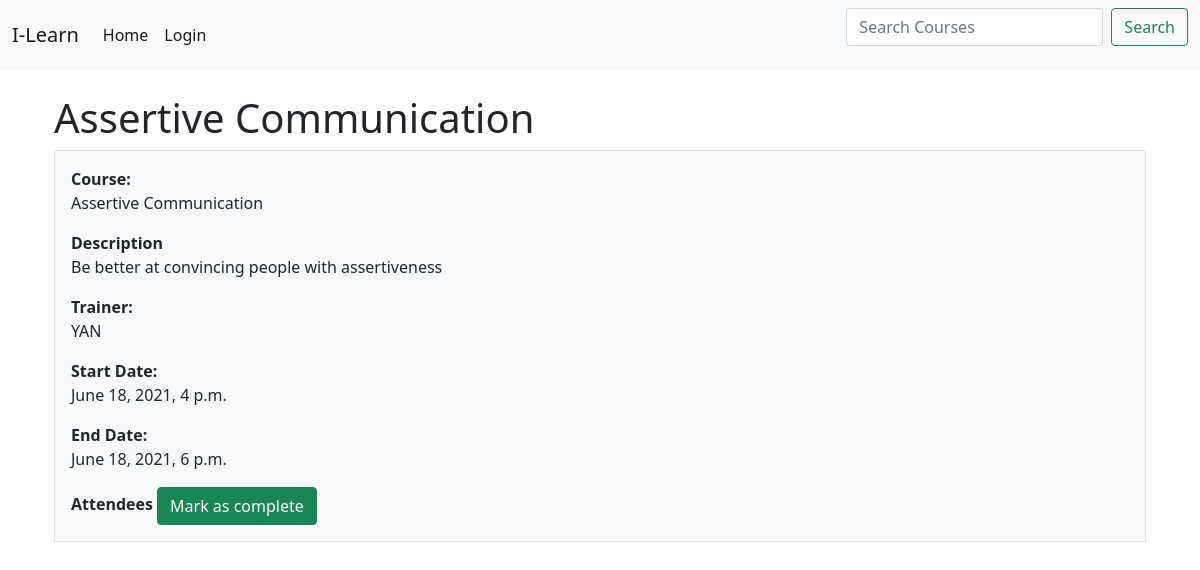
/view/course/5/, run on an earlier commit of the app's database.
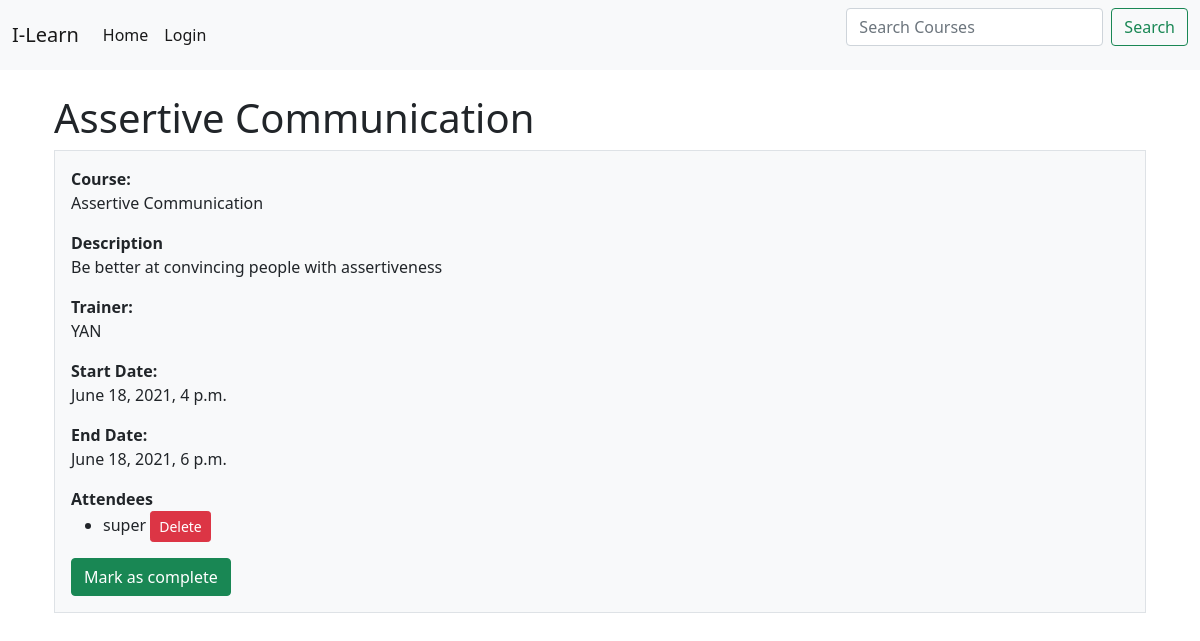
And on a later commit of the database.
### booking/models.py (models this page shows, shortened)
class Course(models.Model):
    staff=(
        ('CAL', 'CALUM'),
        ('YAN', 'YANNA'),
        ('HAN', 'HANNA'),
        ('EXT', 'EXTERNAL'),
    )
    courseNumber = models.IntegerField()
    courseName = models.CharField(max_length=200)
    courseDesc = models.CharField(max_length=500)
    host = models.CharField(max_length=3, choices=staff)
    min_participants = models.IntegerField()
    max_participants = models.IntegerField()
    start_date = models.DateTimeField()
    end_date = models.DateTimeField()
    program = models.ForeignKey(Programs, on_delete=models.CASCADE, default=4)
    image=models.ImageField(default='course.jpg',upload_to='course_photos') #Setting the users profile pic
    course_completed = models.BooleanField(blank=True)

class attendees(models.Model):
    departments = [
        ('UI', 'UX & UI'),
        ('IT', 'IT & Support'),
        ('RI', 'Research & Innovation'),
        ('MD', 'Mobile Development'),
        ('WD', 'Web Development'),
        ('CS', 'Cyber Security'),
        ('HR', 'Human Resources'),
        ('FN', 'Finance'),
        ('SA', 'Sales'),
        ('MA', 'Marketing'),
    ]
    courseNeededBy = [
        ('W1M', 'Within 1 Month'),
        ('1-3', '1-3 Months'),
        ('3-6', '3-6 Months'),
        ('6+M', '6+ Months'),
    ]
    user = models.ForeignKey(settings.AUTH_USER_MODEL, on_delete=models.CASCADE, related_name='user')
    manager = models.ForeignKey(settings.AUTH_USER_MODEL, limit_choices_to={'is_staff':True}, on_delete=models.CASCADE, related_name='AttendManager', blank=True)
    role = models.CharField(max_length=100)
    department = models.CharField(max_length=2, choices=departments)
    course = models.ForeignKey(Course, on_delete=models.CASCADE)
    course_due = models.CharField(max_length=3, choices=courseNeededBy)
    your_development = models.CharField(max_length=3000)
    approved = models.BooleanField(default=False, blank=True)

### booking/views.py (the view)
# urls.py: path('view/course/<int:pk>/', viewCourse.as_view(), name='viewCourse'),
class viewCourse(View):
    def get(self, request, *args, **kwargs):
        course_id = self.kwargs.get('pk', None)#Getting the course ID from the URL
        course = Course.objects.filter(id = course_id)#Getting the object that matches that ID
        context = {'course': course}
        return render(request, 'booking/viewCourse.html', context)

### booking/templates/booking/viewCourse.html (shortened to what this page needs)
{% extends "booking/base.html" %}
{% block content %}
<br>
<div class="container px-4">
    {% for c in course %}
    <h1>{{c.courseName}}</h1>
    <div class="row gx-5">
      <div class="col">
       <div class="p-3 border bg-light">
           <b>Course: </b><p>{{c.courseName}}</p>
           <b>Description</b><p>{{c.courseDesc}}</p>
           <b>Trainer: </b><p>{{c.host}}</p>
           <b>Start Date: </b><p>{{c.start_date}}</p>
           <b>End Date: </b><p>{{c.end_date}}</p>
           <b>Attendees </b>
           {% for a in c.attendees_set.all %}
           <ul>
               <li>{{a.user}} <a href="{% url 'deleteBooking' a.id %}" class="btn btn-danger btn-sm">Delete</a></li>
           </ul>
           {% endfor %}
           {% for cc in course %}
           <a href="{% url 'courseComplete' cc.id %}" class="btn btn-success">Mark as complete</a>
           {% endfor %}
        </div>
      </div>
    {% endfor %}
    </div>
  </div>
{% endblock content %}

What changed in the data, as far as the page shows it:
added attendees: user "super"
